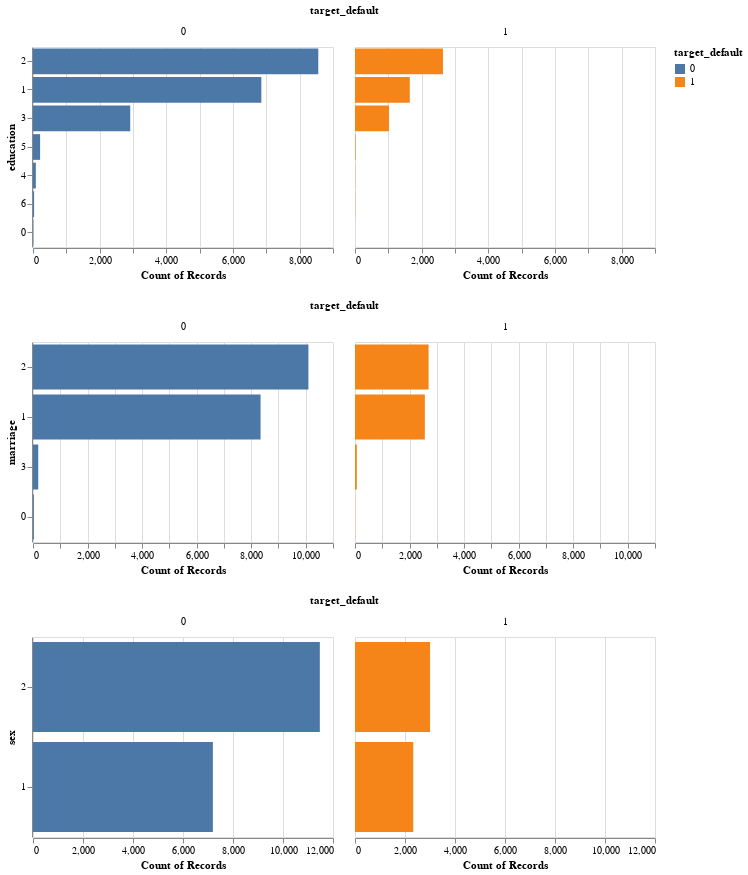

The notebook cell this image was saved under:
### Code cell
# Distribution of some categorical columns
eda_cat_columns = ['education', 'marriage', 'sex']
alt.Chart(train_df).mark_bar().encode(
    alt.Y(alt.repeat('row')).type("nominal").sort('-x'),
    alt.X('count()'),
    color='target_default:N'
).properties(
    width=300,
    height=200
).facet('target_default').repeat(row=eda_cat_columns)

### Figure 1 — Vega specification as saved in the notebook (floating-point values rounded to 4 significant figures)
{"$schema": "https://vega.github.io/schema/vega/v5.json", "data": [{"name": "source_0"}, {"name": "child__row_education_facet_domain"}, {"name": "child__row_education_facet_domain_row", "values": [{"data": 0.0}]}, {"name": "child__row_education_facet_domain_column", "values": [{"data": 0.0}, {"data": 1.0}]}, {"name": "data_2", "values": [{"__count_end": 8559.0, "__count_start": 0.0, "target_default": 0}, {"__count_end": 1644.0, "__count_start": 0.0, "target_default": 1}, {"__count_end": 6850.0, "__count_start": 0.0, "target_default": 0}, {"__count_end": 213.0, "__count_start": 0.0, "target_default": 0}, {"__count_end": 2917.0, "__count_start": 0.0, "target_default": 0}, {"__count_end": 1021.0, "__count_start": 0.0, "target_default": 1}, {"__count_end": 2639.0, "__count_start": 0.0, "target_default": 1}, {"__count_end": 85.0, "__count_start": 0.0, "target_default": 0}, {"__count_end": 33.0, "__count_start": 0.0, "target_default": 0}, {"__count_end": 6.0, "__count_start": 0.0, "target_default": 1}, {"__count_end": 6.0, "__count_start": 0.0, "target_default": 1}, {"__count_end": 16.0, "__count_start": 0.0, "target_default": 1}, {"__count_end": 11.0, "__count_start": 0.0, "target_default": 0}]}, {"name": "child__row_marriage_facet_domain"}, {"name": "child__row_marriage_facet_domain_row", "values": [{"data": 0.0}]}, {"name": "child__row_marriage_facet_domain_column", "values": [{"data": 0.0}, {"data": 1.0}]}, {"name": "data_4", "values": [{"__count_end": 8344.0, "__count_start": 0.0, "target_default": 0}, {"__count_end": 2561.0, "__count_start": 0.0, "target_default": 1}, {"__count_end": 10100.0, "__count_start": 0.0, "target_default": 0}, {"__count_end": 193.0, "__count_start": 0.0, "target_default": 0}, {"__count_end": 32.0, "__count_start": 0.0, "target_default": 0}, {"__count_end": 2699.0, "__count_start": 0.0, "target_default": 1}, {"__count_end": 5.0, "__count_start": 0.0, "target_default": 1}, {"__count_end": 67.0, "__count_start": 0.0, "target_default": 1}]}, {"name": "child__row_sex_facet_domain"}, {"name": "child__row_sex_facet_domain_row", "values": [{"data": 0.0}]}, {"name": "child__row_sex_facet_domain_column", "values": [{"data": 0.0}, {"data": 1.0}]}, {"name": "data_6", "values": [{"__count_end": 11470.0, "__count_start": 0.0, "target_default": 0}, {"__count_end": 3002.0, "__count_start": 0.0, "target_default": 1}, {"__count_end": 7195.0, "__count_start": 0.0, "target_default": 0}, {"__count_end": 2330.0, "__count_start": 0.0, "target_default": 1}]}, {"name": "data_2_color_domain_target_default_0", "values": [{"target_default": 0}, {"target_default": 1}]}, {"name": "data_4_color_domain_target_default_1", "values": [{"target_default": 0}, {"target_default": 1}]}, {"name": "data_6_color_domain_target_default_2", "values": [{"target_default": 0}, {"target_default": 1}]}, {"name": "source_0_child__row_education_y_domain_education", "values": [{"education": 2, "sort_field": 11198}, {"education": 1, "sort_field": 8494}, {"education": 5, "sort_field": 229}, {"education": 3, "sort_field": 3938}, {"education": 4, "sort_field": 91}, {"education": 6, "sort_field": 39}, {"education": 0, "sort_field": 11}]}, {"name": "source_0_child__row_marriage_y_domain_marriage", "values": [{"marriage": 1, "sort_field": 10905}, {"marriage": 2, "sort_field": 12798}, {"marriage": 3, "sort_field": 260}, {"marriage": 0, "sort_field": 37}]}, {"name": "source_0_child__row_sex_y_domain_sex", "values": [{"sex": 2, "sort_field": 14475}, {"sex": 1, "sort_field": 9525}]}, {"name": "source_0_facet_child__row_education_facet0", "values": [{"education": 2, "target_default": 0, "__count": 8559}, {"education": 1, "target_default": 1, "__count": 1644}, {"education": 1, "target_default": 0, "__count": 6850}, {"education": 5, "target_default": 0, "__count": 213}, {"education": 3, "target_default": 0, "__count": 2917}, {"education": 3, "target_default": 1, "__count": 1021}, {"education": 2, "target_default": 1, "__count": 2639}, {"education": 4, "target_default": 0, "__count": 85}, {"education": 6, "target_default": 0, "__count": 33}, {"education": 6, "target_default": 1, "__count": 6}, {"education": 4, "target_default": 1, "__count": 6}, {"education": 5, "target_default": 1, "__count": 16}, {"education": 0, "target_default": 0, "__count": 11}]}, {"name": "source_0_facet_child__row_marriage_facet1", "values": [{"marriage": 1, "target_default": 0, "__count": 8344}, {"marriage": 1, "target_default": 1, "__count": 2561}, {"marriage": 2, "target_default": 0, "__count": 10099}, {"marriage": 3, "target_default": 0, "__count": 193}, {"marriage": 0, "target_default": 0, "__count": 32}, {"marriage": 2, "target_default": 1, "__count": 2699}, {"marriage": 0, "target_default": 1, "__count": 5}, {"marriage": 3, "target_default": 1, "__count": 67}]}, {"name": "source_0_facet_child__row_sex_facet2", "values": [{"sex": 2, "target_default": 0, "__count": 11473}, {"sex": 2, "target_default": 1, "__count": 3002}, {"sex": 1, "target_default": 0, "__count": 7195}, {"sex": 1, "target_default": 1, "__count": 2330}]}], "signals": [{"name": "child__row_education_child_width", "value": 300}, {"name": "child__row_education_child_height", "value": 200}, {"name": "child__row_marriage_child_width", "value": 300}, {"name": "child__row_marriage_child_height", "value": 200}, {"name": "child__row_sex_child_width", "value": 300}, {"name": "child__row_sex_child_height", "value": 200}], "marks": [{"type": "group", "name": "child__row_education_group", "marks": [{"type": "group", "name": "facet-title", "title": {"text": "target_default", "style": "guide-title", "offset": 10}, "role": "column-title"}, {"type": "group", "name": "child__row_education_row_header", "from": {"data": "child__row_education_facet_domain_row"}, "encode": {"update": {"height": {"signal": "child__row_education_child_height"}}}, "axes": [{"scale": "child__row_education_y", "title": "education", "orient": "left", "grid": false, "zindex": 0}], "role": "row-header"}, {"type": "group", "name": "child__row_education_column_footer", "from": {"data": "child__row_education_facet_domain_column"}, "encode": {"update": {"width": {"signal": "child__row_education_child_width"}}}, "axes": [{"scale": "child__row_education_x", "orient": "bottom", "zindex": 0, "title": "Count of Records", "tickCount": {"signal": "ceil(child__row_education_child_width/40)"}, "labelFlush": true, "grid": false, "labelOverlap": true}], "role": "column-footer"}, {"type": "group", "name": "child__row_education_cell", "from": {"facet": {"data": "source_0_facet_child__row_education_facet0", "name": "child__row_education_facet", "groupby": ["target_default"]}}, "sort": {"field": ["datum[\"target_default\"]"], "order": ["ascending"]}, "encode": {"update": {"width": {"signal": "child__row_education_child_width"}, "height": {"signal": "child__row_education_child_height"}}}, "data": [{"name": "data_0", "source": "child__row_education_facet", "transform": [{"type": "stack", "field": "__count", "groupby": ["education"], "sort": {"field": ["target_default"], "order": ["ascending"]}, "as": ["__count_start", "__count_end"], "offset": "zero"}, {"type": "project", "fields": ["__count", "__count_end", "__count_start", "education", "target_default"]}]}], "marks": [{"type": "rect", "name": "child__row_education_child_marks", "from": {"data": "data_0"}, "encode": {"update": {"fill": {"field": "target_default", "scale": "color"}, "x": {"field": "__count_end", "scale": "child__row_education_x"}, "y": {"field": "education", "scale": "child__row_education_y"}, "ariaRoleDescription": {"value": "bar"}, "height": {"signal": "max(0.25, bandwidth('child__row_education_y'))"}, "x2": {"field": "__count_start", "scale": "child__row_education_x"}, "description": {"signal": "\"Count of Records: \" + (format(datum[\"__count\"], \"\")) + \"; education: \" + (isValid(datum[\"education\"]) ? datum[\"education\"] : \"\"+datum[\"education\"]) + \"; target_default: \" + (isValid(datum[\"target_default\"]) ? datum[\"target_default\"] : \"\"+datum[\"target_default\"])"}}}, "style": ["bar"]}], "axes": [{"scale": "child__row_education_x", "minExtent": 0, "tickCount": {"signal": "ceil(child__row_education_child_width/40)"}, "aria": false, "domain": false, "ticks": false, "grid": true, "zindex": 0, "gridScale": "child__row_education_y", "orient": "bottom", "maxExtent": 0, "labels": false}], "title": {"text": {"signal": "format(parent[\"target_default\"], \"\")"}, "offset": 10, "style": "guide-label", "frame": "group"}, "style": "cell"}], "layout": {"padding": 20, "bounds": "full", "align": "all"}}, {"type": "group", "name": "child__row_marriage_group", "marks": [{"type": "group", "name": "facet-title", "title": {"text": "target_default", "style": "guide-title", "offset": 10}, "role": "column-title"}, {"type": "group", "name": "child__row_marriage_row_header", "from": {"data": "child__row_marriage_facet_domain_row"}, "encode": {"update": {"height": {"signal": "child__row_marriage_child_height"}}}, "axes": [{"scale": "child__row_marriage_y", "grid": false, "title": "marriage", "zindex": 0, "orient": "left"}], "role": "row-header"}, {"type": "group", "name": "child__row_marriage_column_footer", "from": {"data": "child__row_marriage_facet_domain_column"}, "encode": {"update": {"width": {"signal": "child__row_marriage_child_width"}}}, "axes": [{"scale": "child__row_marriage_x", "title": "Count of Records", "labelFlush": true, "labelOverlap": true, "tickCount": {"signal": "ceil(child__row_marriage_child_width/40)"}, "zindex": 0, "grid": false, "orient": "bottom"}], "role": "column-footer"}, {"type": "group", "name": "child__row_marriage_cell", "from": {"facet": {"data": "source_0_facet_child__row_marriage_facet1", "name": "child__row_marriage_facet", "groupby": ["target_default"]}}, "sort": {"field": ["datum[\"target_default\"]"], "order": ["ascending"]}, "encode": {"update": {"width": {"signal": "child__row_marriage_child_width"}, "height": {"signal": "child__row_marriage_child_height"}}}, "data": [{"name": "data_0", "source": "child__row_marriage_facet", "transform": [{"type": "stack", "field": "__count", "groupby": ["marriage"], "sort": {"field": ["target_default"], "order": ["ascending"]}, "as": ["__count_start", "__count_end"], "offset": "zero"}, {"type": "project", "fields": ["__count", "__count_end", "__count_start", "marriage", "target_default"]}]}], "marks": [{"type": "rect", "name": "child__row_marriage_child_marks", "from": {"data": "data_0"}, "encode": {"update": {"fill": {"field": "target_default", "scale": "color"}, "ariaRoleDescription": {"value": "bar"}, "y": {"field": "marriage", "scale": "child__row_marriage_y"}, "height": {"signal": "max(0.25, bandwidth('child__row_marriage_y'))"}, "description": {"signal": "\"Count of Records: \" + (format(datum[\"__count\"], \"\")) + \"; marriage: \" + (isValid(datum[\"marriage\"]) ? datum[\"marriage\"] : \"\"+datum[\"marriage\"]) + \"; target_default: \" + (isValid(datum[\"target_default\"]) ? datum[\"target_default\"] : \"\"+datum[\"target_default\"])"}, "x": {"field": "__count_end", "scale": "child__row_marriage_x"}, "x2": {"field": "__count_start", "scale": "child__row_marriage_x"}}}, "style": ["bar"]}], "axes": [{"scale": "child__row_marriage_x", "tickCount": {"signal": "ceil(child__row_marriage_child_width/40)"}, "maxExtent": 0, "zindex": 0, "orient": "bottom", "grid": true, "gridScale": "child__row_marriage_y", "domain": false, "labels": false, "aria": false, "minExtent": 0, "ticks": false}], "title": {"text": {"signal": "format(parent[\"target_default\"], \"\")"}, "style": "guide-label", "frame": "group", "offset": 10}, "style": "cell"}], "layout": {"padding": 20, "bounds": "full", "align": "all"}}, {"type": "group", "name": "child__row_sex_group", "marks": [{"type": "group", "name": "facet-title", "title": {"text": "target_default", "offset": 10, "style": "guide-title"}, "role": "column-title"}, {"type": "group", "name": "child__row_sex_row_header", "from": {"data": "child__row_sex_facet_domain_row"}, "encode": {"update": {"height": {"signal": "child__row_sex_child_height"}}}, "axes": [{"scale": "child__row_sex_y", "orient": "left", "title": "sex", "zindex": 0, "grid": false}], "role": "row-header"}, {"type": "group", "name": "child__row_sex_column_footer", "from": {"data": "child__row_sex_facet_domain_column"}, "encode": {"update": {"width": {"signal": "child__row_sex_child_width"}}}, "axes": [{"scale": "child__row_sex_x", "zindex": 0, "grid": false, "title": "Count of Records", "labelOverlap": true, "orient": "bottom", "labelFlush": true, "tickCount": {"signal": "ceil(child__row_sex_child_width/40)"}}], "role": "column-footer"}, {"type": "group", "name": "child__row_sex_cell", "from": {"facet": {"data": "source_0_facet_child__row_sex_facet2", "name": "child__row_sex_facet", "groupby": ["target_default"]}}, "sort": {"field": ["datum[\"target_default\"]"], "order": ["ascending"]}, "encode": {"update": {"height": {"signal": "child__row_sex_child_height"}, "width": {"signal": "child__row_sex_child_width"}}}, "data": [{"name": "data_0", "source": "child__row_sex_facet", "transform": [{"type": "stack", "field": "__count", "groupby": ["sex"], "sort": {"field": ["target_default"], "order": ["ascending"]}, "as": ["__count_start", "__count_end"], "offset": "zero"}, {"type": "project", "fields": ["__count", "__count_end", "__count_start", "sex", "target_default"]}]}], "marks": [{"type": "rect", "name": "child__row_sex_child_marks", "from": {"data": "data_0"}, "encode": {"update": {"y": {"field": "sex", "scale": "child__row_sex_y"}, "x": {"field": "__count_end", "scale": "child__row_sex_x"}, "ariaRoleDescription": {"value": "bar"}, "description": {"signal": "\"Count of Records: \" + (format(datum[\"__count\"], \"\")) + \"; sex: \" + (isValid(datum[\"sex\"]) ? datum[\"sex\"] : \"\"+datum[\"sex\"]) + \"; target_default: \" + (isValid(datum[\"target_default\"]) ? datum[\"target_default\"] : \"\"+datum[\"target_default\"])"}, "x2": {"field": "__count_start", "scale": "child__row_sex_x"}, "fill": {"field": "target_default", "scale": "color"}, "height": {"signal": "max(0.25, bandwidth('child__row_sex_y'))"}}}, "style": ["bar"]}], "axes": [{"scale": "child__row_sex_x", "gridScale": "child__row_sex_y", "tickCount": {"signal": "ceil(child__row_sex_child_width/40)"}, "aria": false, "zindex": 0, "domain": false, "orient": "bottom", "labels": false, "grid": true, "ticks": false, "minExtent": 0, "maxExtent": 0}], "title": {"text": {"signal": "format(parent[\"target_default\"], \"\")"}, "offset": 10, "style": "guide-label", "frame": "group"}, "style": "cell"}], "layout": {"padding": 20, "bounds": "full", "align": "all"}}], "scales": [{"name": "color", "type": "ordinal", "domain": {"fields": [{"data": "data_2_color_domain_target_default_0", "field": "target_default"}, {"data": "data_4_color_domain_target_default_1", "field": "target_default"}, {"data": "data_6_color_domain_target_default_2", "field": "target_default"}], "sort": true}, "range": "category"}, {"name": "child__row_education_x", "type": "linear", "domain": {"data": "data_2", "fields": ["__count_start", "__count_end"]}, "range": [0, {"signal": "child__row_education_child_width"}], "nice": true, "zero": true}, {"name": "child__row_education_y", "type": "band", "domain": {"data": "source_0_child__row_education_y_domain_education", "field": "education", "sort": {"op": "max", "field": "sort_field", "order": "descending"}}, "range": [0, {"signal": "child__row_education_child_height"}], "paddingOuter": 0.05, "paddingInner": 0.1}, {"name": "child__row_marriage_x", "type": "linear", "domain": {"data": "data_4", "fields": ["__count_start", "__count_end"]}, "range": [0, {"signal": "child__row_marriage_child_width"}], "nice": true, "zero": true}, {"name": "child__row_marriage_y", "type": "band", "domain": {"data": "source_0_child__row_marriage_y_domain_marriage", "field": "marriage", "sort": {"op": "max", "field": "sort_field", "order": "descending"}}, "range": [0, {"signal": "child__row_marriage_child_height"}], "paddingOuter": 0.05, "paddingInner": 0.1}, {"name": "child__row_sex_x", "type": "linear", "domain": {"data": "data_6", "fields": ["__count_start", "__count_end"]}, "range": [0, {"signal": "child__row_sex_child_width"}], "nice": true, "zero": true}, {"name": "child__row_sex_y", "type": "band", "domain": {"data": "source_0_child__row_sex_y_domain_sex", "field": "sex", "sort": {"op": "max", "field": "sort_field", "order": "descending"}}, "range": [0, {"signal": "child__row_sex_child_height"}], "paddingOuter": 0.05, "paddingInner": 0.1}], "legends": [{"fill": "color", "symbolType": "square", "title": "target_default"}], "padding": 5, "layout": {"padding": 20, "columns": 1, "bounds": "full", "align": "all"}, "background": "white"}
